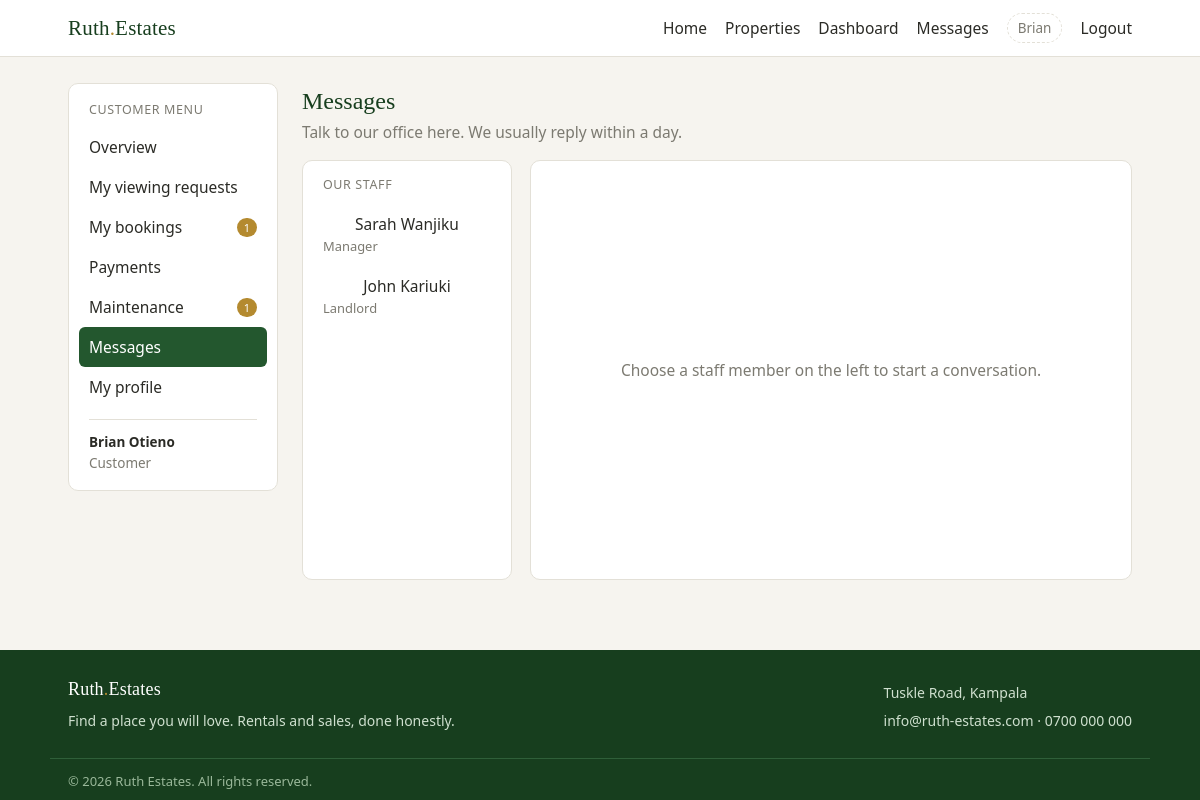
The page /customer/messages.php (signed in) on the database its author committed.
### tables this page shows
CREATE TABLE users (
  id INT AUTO_INCREMENT PRIMARY KEY,
  name VARCHAR(80) NOT NULL,
  email VARCHAR(120) NOT NULL UNIQUE,
  phone VARCHAR(20) DEFAULT NULL,
  password_hash VARCHAR(255) NOT NULL,
  role ENUM('customer','manager','landlord') NOT NULL DEFAULT 'customer',
  status ENUM('active','blocked') NOT NULL DEFAULT 'active',
  created_at TIMESTAMP NOT NULL DEFAULT CURRENT_TIMESTAMP
);

### includes/functions.php (called while the page is built, shortened)
<?php
function esc($value)
{
    return htmlspecialchars((string) $value, ENT_QUOTES, 'UTF-8');
}

### customer/messages.php (the view, shortened to what this page needs)
<?php
require_once dirname(__DIR__) . '/config/db.php';
$stmt = $pdo->query('SELECT id, name, role FROM users WHERE role IN ("manager","landlord") AND status = "active" ORDER BY role');
$contacts = $stmt->fetchAll();
$peer = null;
include dirname(__DIR__) . '/includes/header.php';
?>
<div class="dash-layout">
<?php include __DIR__ . '/menu.php'; ?>
<main class="dash-main">
  <h1>Messages</h1>
  <p class="muted">Talk to our office here. We usually reply within a day.</p>
  <div class="chat-layout">
    <div class="chat-contacts">
      <p class="menu-title">Our staff</p>
      <?php foreach ($contacts as $c): ?>
        <a class="contact<?php echo $peer && (int) $c['id'] === (int) $peer['id'] ? ' active' : ''; ?>" href="messages.php?to=<?php echo (int) $c['id']; ?>">
          <?php echo esc($c['name']); ?>
          <small class="muted"><?php echo esc($c['role']); ?></small>
        </a>
      <?php endforeach; ?>
    </div>
    <div class="chat-panel">
      <?php if (!$peer): ?>
        <div class="chat-empty muted">Choose a staff member on the left to start a conversation.</div>
      <?php endif; ?>
    </div>
  </div>
</main>
</div>
<?php include dirname(__DIR__) . '/includes/footer.php'; ?>

### assets/css/style.css (style rules this page uses)
:root { --green: #23572e; --green-dark: #173e1e; --green-light: #e7f0e7; --cream: #f6f4ef; --ink: #2b2b26; --muted: #7c7a71; --line: #e3e0d7; --danger: #a4322a; --pending: #8a6d1f; --pending-bg: #f5ecd0; }
* { margin: 0; padding: 0; box-sizing: border-box; }
body { font-family: "Segoe UI", Arial, Helvetica, sans-serif; background: var(--cream); color: var(--ink); font-size: 15.5px; line-height: 1.55; overflow-x: hidden; }
a { color: var(--green); }
h1, h2, h3, .brand { font-family: Georgia, "Times New Roman", serif; font-weight: normal; }
.muted { color: var(--muted); }
.dash-layout { display: flex; gap: 24px; align-items: flex-start; }
.menu-title { font-size: 12.5px; letter-spacing: 0.6px; text-transform: uppercase; color: var(--muted); padding: 0 10px 8px; }
.dash-main { flex: 1; min-width: 0; }
.dash-main h1 { font-size: 24px; color: var(--green-dark); }
.dash-main > p.muted { margin-bottom: 16px; }
.chat-layout { display: flex; gap: 18px; margin-top: 16px; align-items: stretch; }
.chat-contacts { flex: 0 0 210px; background: #fff; border: 1px solid var(--line); border-radius: 10px; padding: 14px 10px; }
.contact { display: flex; align-items: center; gap: 8px; padding: 9px 10px; border-radius: 6px; text-decoration: none; color: var(--ink); flex-direction: column; flex-wrap: wrap; }
.contact small { width: 100%; text-align: left; margin-top: -8px; text-transform: capitalize; }
.chat-panel { flex: 1; background: #fff; border: 1px solid var(--line); border-radius: 10px; display: flex; flex-direction: column; min-height: 420px; }
.chat-empty { flex: 1; display: flex; align-items: center; justify-content: center; padding: 30px; }
body { -webkit-text-size-adjust: 100%; }

### rows shown on the page
users: name "Sarah Wanjiku", role "Manager"
users: name "John Kariuki", role "Landlord"

### other values the page prints
explode(' ', $user['name'])[0] "Brian"
$label "Overview"
$label "My viewing requests"
$label "My bookings"
$pendingBookings "1"
$label "Payments"
$label "Maintenance"
$openRequests "1"
$label "Messages"
$label "My profile"
auth_user()['name'] "Brian Otieno"
app_setting('contact_address', 'Tuskle Road, Kampala') "Tuskle Road, Kampala"
app_setting('contact_email', 'info@ruth-estates.com') "info@ruth-estates.com"
app_setting('contact_phone', '0700 000 000') "0700 000 000"
